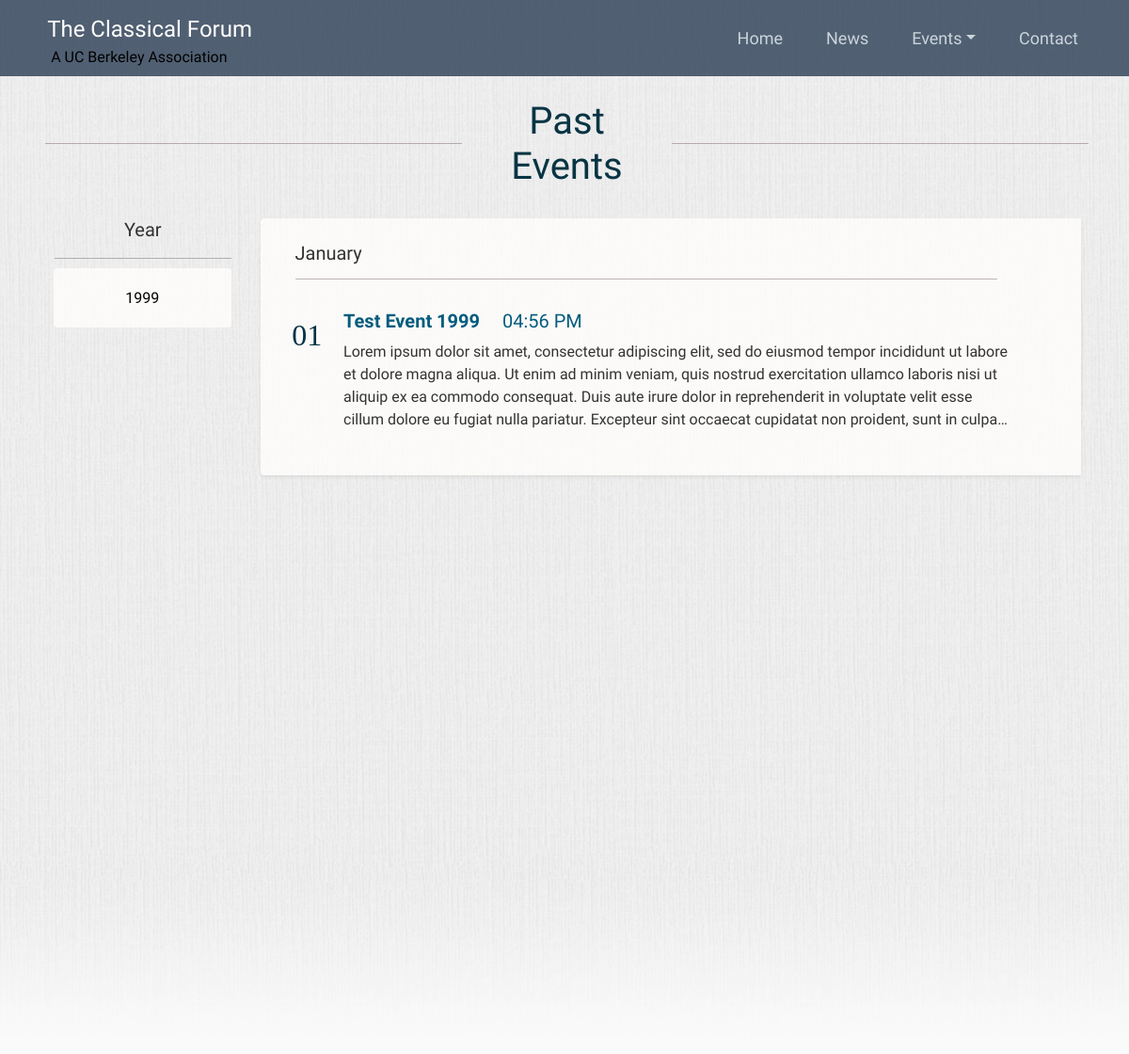
Screenshot of /past_events with the database file from the repository.
### flask_server/models.py (models this page shows, shortened)
class Event(db.Model):
    id = db.Column(db.Integer, primary_key=True)
    title = db.Column(db.String(100), nullable=False)
    event_date = db.Column(db.DateTime, nullable=False)
    event_end = db.Column(db.DateTime)
    content = db.Column(db.Text, nullable=False)

### flask_server/routes.py (the view)
@main.route('/past_events', methods=['GET', 'POST'])
def past_events():
    db.create_all()
    events = Event.query.order_by(Event.event_date.asc())
    page = request.args.get('page', default=1, type=int)
    month_list = ['01', '02', '03', '04', '05', '06', '07', '08', '09', '10', '11', '12']
    month_names = {'01': 'January', '02': 'February', '03': 'March', '04': 'April', '05': 'May', '06': 'June',
                   '07': 'July', '08': 'August', '09': 'September', '10': 'October', '11': 'November', '12': 'December'}
    current_year = datetime.datetime.today().strftime('%Y')
    qry = db.session.query(func.min(Event.event_date).label("min_score"))
    qry2 = db.session.query(func.max(Event.event_date).label("max_score"))
    res = qry.one()
    res2 = qry2.one()
    min = res.min_score
    max = res2.max_score
    qry3 = Event.query.all()
    yr_include = []
    current_datetime = datetime.datetime.utcnow()
    for item in qry3:
        if item.event_date <= current_datetime:
            yr_include.append(int(item.event_date.strftime('%Y')))
    if min:
        earlier_year = int(min.strftime('%Y'))
    else:
        earlier_year = int(datetime.datetime.now().strftime('%Y'))
    if max:
        max_year = int(max.strftime('%Y'))
    else:
        max_year = int(datetime.datetime.now().strftime('%Y'))
    if max_year != earlier_year:
        year_list = list(range(earlier_year, max_year))
        year_list.append(int(current_year))
    else:
        year_list = [earlier_year]
    if request.method == 'POST':
        year_selected = int(request.form['event_year'])
        str_year_sel = request.form['event_year']
    else:
        if max_year != earlier_year:
            if max_year not in yr_include:
                year_selected = int(max_year)
                while year_selected > int(earlier_year):
                    year_selected = year_selected - 1
                str_year_sel = str(year_selected)
            else:
                year_selected = int(max_year)
                while year_selected > int(current_year):
                    year_selected = year_selected - 1
                str_year_sel = str(year_selected)
        else:
            year_selected = 0
            str_year_sel = '0'
    yr_include = set(yr_include)
    yr_include = list(yr_include)
    return render_template('past_events.html', events=events, current_datetime=current_datetime,
                           page=page, month_list=month_list, month_names=month_names, str_year_sel=str_year_sel,
                           year_list=reversed(year_list), current_year=int(current_year), year_selected=year_selected,
                           title='Past Events', yr_include=yr_include)

### flask_server/templates/past_events.html (shortened to what this page needs)
{% extends "layout.html" %}
{% block start_background_div %}<div class="bg1">{% endblock start_background_div %}
{% block end_background_div %}</div>{% endblock end_background_div %}
{% block content %}
<div class="container-fluid" style="padding-top: 20px">
<div class="row" style="flex-wrap: nowrap; margin-left: -40px">
    <div class="border-center rounded" style="float: left; width: 45%"></div>
    <h1 class="text-center" style="color: #083443; margin-top: 0.8%; min-width: 10%">Past Events</h1>
    <div class="border-center rounded" style="float: right; width: 45%"></div>
</div>
</div>
<div class="row">
<div class="col-md-2" style="margin-top: 2%; padding-left: 2%">
  <h5 class="text-center">Year</h5>
  <form name="year" id="year" class="list-group btn-group btn-group-toggle" data-toggle="buttons" action="{{ url_for('main.past_events') }}" method="POST">
    {% for year in year_list %}
    {% if year in yr_include %}
    {% if year_selected == year %}
    <div class="hl" style=""></div>
    <label class="btn btn-events rounded active" style="margin-left: -1px">
        <input type="radio" name="event_year" value="{{ year }}" checked="checked"/> {{ year }}
    </label>
    {% else %}
    <div class="hl" style=""></div>
    <label class="btn btn-events rounded" style="margin-left: -1px">
        <input type="radio" name="event_year" value="{{ year }}" /> {{ year }}
    </label>
    <div style="padding-bottom: 0px"></div>
    {% endif %}
    {% endif %}
    {% endfor %}
  </form>
</div>
<div class="shadow-sm rounded-left container" style="background-color: rgba(255,254,252,0.8); margin-top: 2%; max-width: 74.5%; min-width: 20%">
  <div class="col" style="margin: 3%">
    <div class="row" style="width: 90%">
        {% for month in month_list %}
              <div class="row" style="width: 120%" id="no_events_{{ month }}">
                  <div class="col">
                    <h5 class="align-self-center" style="width: 7%; margin-left: -.5%">{{ month_names[month] }}</h5>
                    <div class="hl3 rounded" style="margin-right: 2%; margin-bottom: 40px; margin-top: 2%; margin-left: -.5%"></div>
                    {% for item in events %}
                        {% if item.event_date.strftime('%Y') == str_year_sel %}
                            {% if item.event_date.strftime('%m') == month %}
                                {% if item.event_date < current_datetime %}
                                <div class="row">
                                    <h4 class="text-center event-text" style="font-family: 'Playfair Display', serif; margin-left: 1%; margin-right: 1%; font-size: xx-large">{{ item.event_date.strftime('%d') }}</h4>
                                    <div class="col" style="margin-top: -1%">
                                        <a class="bold nounderline" style="color: #035c7e; font-size: 1.25rem; line-height: 1.2; display: inline-block" href="{{ url_for('main.event', event_id=item.id) }}">{{ item.title }}</a>
                                            <a class="" style="color: #035c7e; font-size: 1.25rem; line-height: 1.2; display: inline-block; margin-left: 20px;">{{ item.event_date.strftime('%I:%M %p') }}</a>
                                            <p class="line-clamp" style="margin-top: 1%; margin-bottom: 3%">
                                                {{ item.content }}
                                            </p>
                                    </div>
                                </div>
                                {% endif %}
                            {% endif %}
                        {% endif %}
                    {% endfor %}
                  </div>
              </div>
        {% endfor %}
    </div>
  </div>
</div>
{% endblock content %}

### flask_server/static/main_forum.css (style rules this page uses)
* { box-sizing: content-box; }
*:before, *:after { box-sizing: content-box; }
body, html { background: #fafafa; color: #333333; font-family: 'Amiri', serif; height: 100%; }
.event-text { color: #023245; }
.btn.active { background-color: rgba(255, 254, 252, 0.8); box-shadow: 0 0 0 0.2rem rgba(255, 255, 255, 0); }
.btn-events { color: black; background-color: rgba(210, 205, 201, 0); border-top-color: rgba(95, 76, 76, 0); border-bottom-color: rgba(95, 76, 76, 0); padding-top: 10%; padding-bottom: 10%; text-align: center; }
.nounderline { text-decoration: none !important }
.bold { font-weight: 600; }
.hl { border-top: 1px solid rgba(95, 76, 76, 0.4); margin-top: 10px; margin-bottom: 10px; }
.hl3 { border-top: 1px solid rgba(95, 76, 76, 0.4); }
.border-center { width: 31.504%; position: relative; margin: 2%; }
.border-center:before { content: ''; position: absolute; bottom: 50%; border-bottom: 1px solid rgba(95, 76, 76, 0.4); width: 100%; z-index: 0; }
.line-clamp { display: -webkit-box; -webkit-line-clamp: 4; -webkit-box-orient: vertical; overflow: hidden; }
.bg1 { background-image: url("background1.jpg"); height: 140%; background-position: center; background-repeat: no-repeat; background-size: cover; }

### rows the page displays
Event: event_date "01", title "Test Event 1999", event_date "04:56 PM", content "Lorem ipsum dolor sit amet, consectetur adipiscing elit, sed do eiusmod tempor incididunt ut labore et dolore magna aliqua. Ut enim ad minim veniam, quis nostrud exercitation ullamco laboris nisi ut aliquip ex ea commodo consequat. Duis aute irure dolor in reprehenderit in voluptate velit esse cillum dolore eu fugiat nulla pariatur. Excepteur sint occaecat cupidatat non proident, sunt in…"

### other values shown
{{ year }} "1999"
{{ month_names[month] }} "January"
